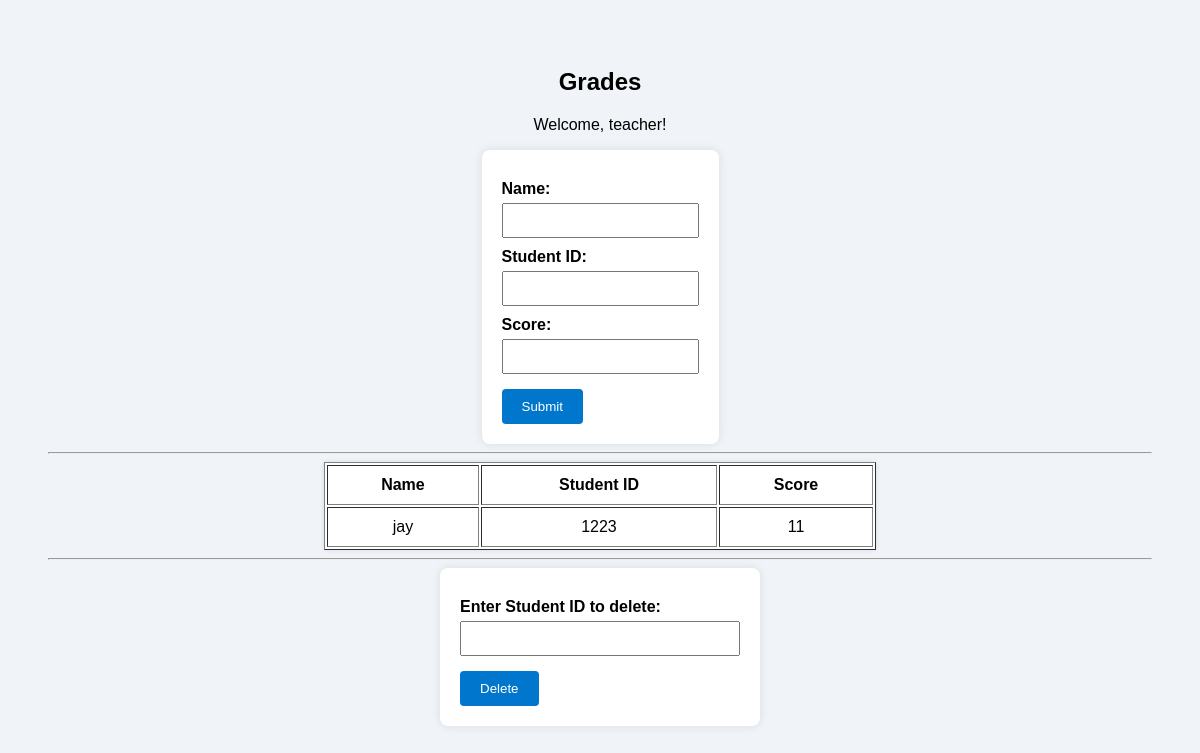
The page /dashboard/teacher on the database as committed earlier.
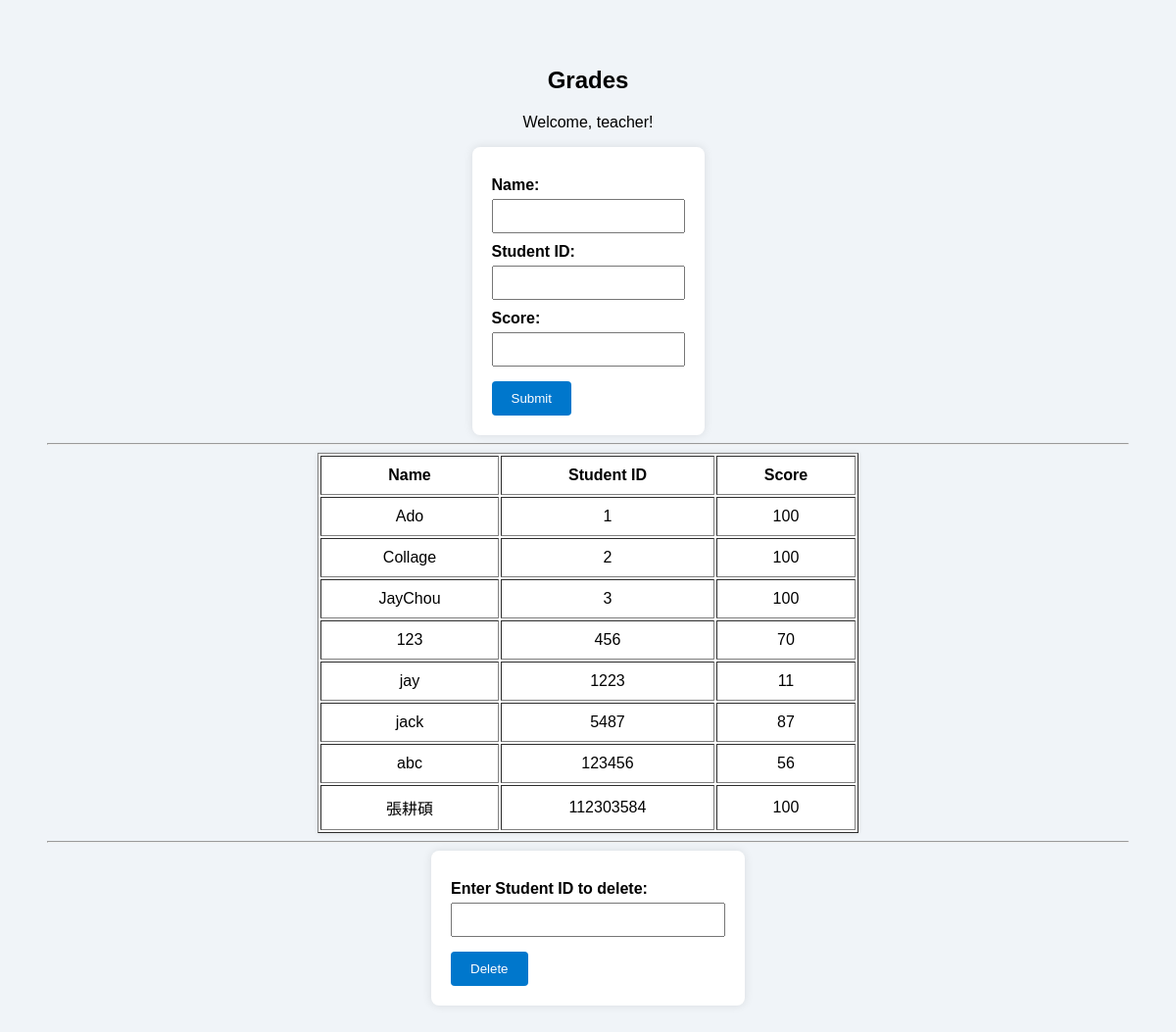
The same page on the database as committed later.
### tables this page shows
CREATE TABLE grades (name NOT NULL, student_id INTEGER UNIQUE NOT NULL, score INTEGER NOT NULL);

### main.py (the view)
@app.route('/dashboard/teacher')
def teacher_dashboard():
    teacher_name = request.args.get('username', 'teacher')
    with sqlite3.connect('users.db') as conn:
        cursor = conn.cursor()
        cursor.execute("SELECT name, student_id, score FROM grades ORDER BY CAST(student_id AS INTEGER) ASC")
        grades = [{'name': row[0], 'student_id': row[1], 'score': row[2]} for row in cursor.fetchall()]
    return render_template('gradeinput.html', teacher_name=teacher_name, grades=grades)

### templates/gradeinput.html (shortened to what this page needs)
<!DOCTYPE html>
<html lang="en">
<head>
    <link rel="stylesheet" href="{{ url_for('static', filename='style.css') }}">
</head>
<body>
    <h2>Grades</h2>
    <p>Welcome, {{ teacher_name }}!</p>
    <form id="gradeForm">
        <label for="name">Name:</label>
        <input type="text" id="name" name="name" required><br>
        <label for="student_id">Student ID:</label>
        <input type="text" id="student_id" name="student_id" pattern="\d+" title="Only numbers allowed" required><br>
        <label for="score">Score:</label>
        <input type="number" id="score" name="score" min="0" max="100" required><br>
        <button type="submit">Submit</button>
    </form>
    <hr>
    <table border="1">
        <thead>
            <tr>
                <th>Name</th>
                <th>Student ID</th>
                <th>Score</th>
            </tr>
        </thead>
        <tbody id="gradeTableBody">
            {% for grade in grades %}
            <tr>
                <td>{{ grade.name }}</td>
                <td>{{ grade.student_id }}</td>
                <td>{{ grade.score }}</td>
            </tr>
            {% endfor %}
        </tbody>
    </table>
    <hr>
    <form id="deleteForm">
        <label for="delete_id">Enter Student ID to delete:</label>
        <input type="text" id="delete_id" name="delete_id" required>
        <button type="submit">Delete</button>
    </form>
</body>
</html>

### static/style.css (style rules this page uses)
body { font-family: Arial, sans-serif; background-color: #f0f4f8; padding: 40px; text-align: center; }
form { display: inline-block; text-align: left; background-color: #ffffff; padding: 20px; border-radius: 8px; box-shadow: 0 0 10px rgba(0,0,0,0.1); }
label { display: block; margin-top: 10px; font-weight: bold; }
input { width: 100%; padding: 8px; margin-top: 5px; box-sizing: border-box; }
button { margin-top: 15px; padding: 10px 20px; background-color: #0077cc; color: white; border: none; border-radius: 4px; cursor: pointer; }
table { margin: 0 auto; width: 50%; background-color: #fff; box-shadow: 0 0 5px rgba(0,0,0,0.1); text-align: center; }
th, td { padding: 10px 10px; vertical-align: middle; }

Rows that differ between the two databases and show on the page:
added grades: name "Ado", student_id "1", score "100"
added grades: name "Collage", student_id "2", score "100"
added grades: name "JayChou", student_id "3", score "100"
added grades: name "123", student_id "456", score "70"
added grades: name "jack", student_id "5487", score "87"
added grades: name "abc", student_id "123456", score "56"
added grades: name "張耕碩", student_id "112303584", score "100"
